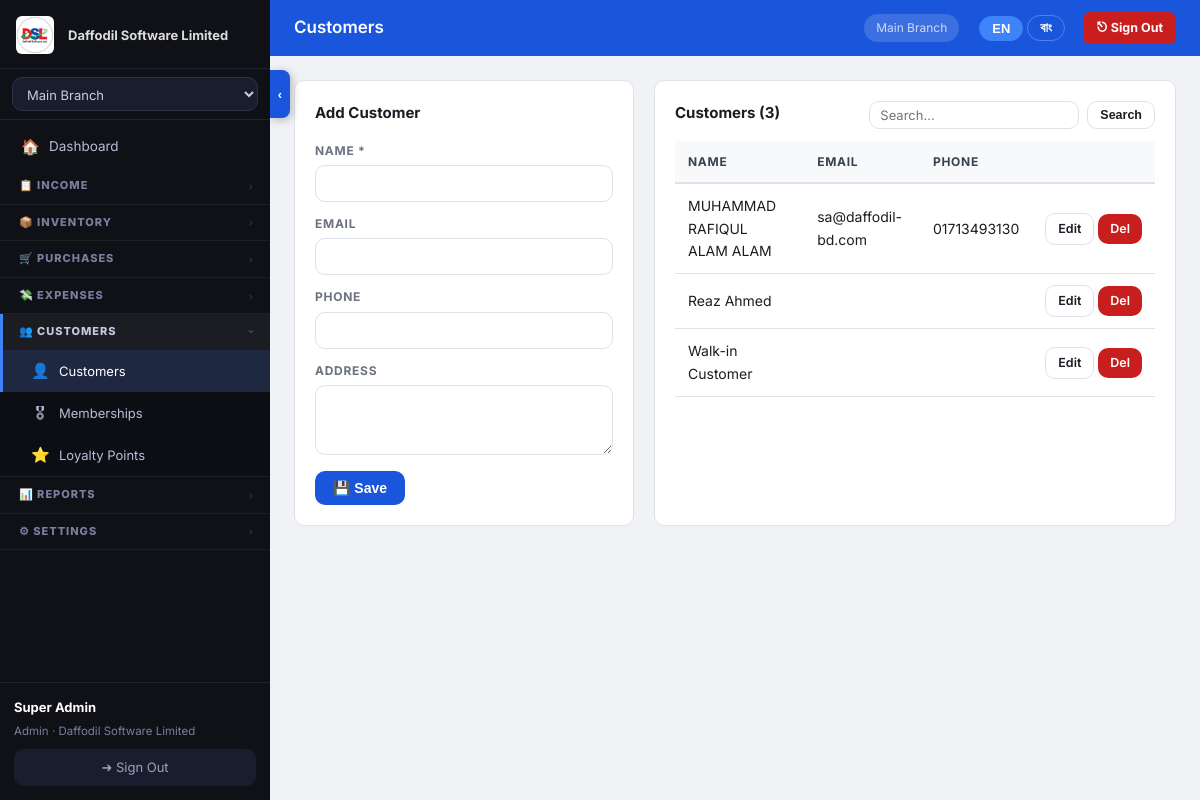
Screenshot of /public/customers.php (signed in) with the database file from the repository.
### tables this page shows
CREATE TABLE `company_settings` (
  `id` int(10) UNSIGNED NOT NULL,
  `tenant_id` int(10) UNSIGNED NOT NULL,
  `company_name` varchar(150) NOT NULL DEFAULT '',
  `address` text,
  `city` varchar(100) DEFAULT NULL,
  `country` varchar(100) DEFAULT NULL,
  `phone` varchar(50) DEFAULT NULL,
  `phone2` varchar(50) DEFAULT NULL,
  `email` varchar(150) DEFAULT NULL,
  `website` varchar(200) DEFAULT NULL,
  `logo_path` varchar(300) DEFAULT NULL,
  `currency` varchar(10) DEFAULT '$',
  `currency_code` varchar(5) DEFAULT 'USD',
  `tax_label` varchar(30) DEFAULT 'VAT',
  `invoice_prefix` varchar(10) DEFAULT 'INV',
  `footer_note` text,
  `updated_at` datetime DEFAULT CURRENT_TIMESTAMP ON UPDATE CURRENT_TIMESTAMP,
  `loyalty_earn_amount` decimal(10,2) NOT NULL DEFAULT '100.00',
  `loyalty_earn_points` int(11) NOT NULL DEFAULT '1',
  `loyalty_redeem_value` decimal(10,4) NOT NULL DEFAULT '1.0000',
  `loyalty_enabled` tinyint(1) NOT NULL DEFAULT '1',
  `loyalty_min_redeem` int(11) NOT NULL DEFAULT '10',
  `loyalty_expiry_days` int(11) NOT NULL DEFAULT '0'
);

CREATE TABLE `branches` (
  `id` int(10) UNSIGNED NOT NULL,
  `tenant_id` int(10) UNSIGNED NOT NULL,
  `name` varchar(120) NOT NULL,
  `address` text,
  `phone` varchar(30) DEFAULT NULL,
  `is_active` tinyint(1) DEFAULT '1',
  `branch_password` varchar(255) DEFAULT NULL,
  `created_at` datetime DEFAULT CURRENT_TIMESTAMP
);

CREATE TABLE `customers` (
  `id` int(10) UNSIGNED NOT NULL,
  `tenant_id` int(10) UNSIGNED NOT NULL,
  `name` varchar(120) NOT NULL,
  `email` varchar(150) DEFAULT NULL,
  `phone` varchar(30) DEFAULT NULL,
  `address` text,
  `loyalty_points` int(11) NOT NULL DEFAULT '0',
  `membership_tier_id` int(11) DEFAULT NULL,
  `membership_password` varchar(255) NOT NULL DEFAULT '',
  `created_at` datetime DEFAULT CURRENT_TIMESTAMP
);

### src/core.php (called while the page is built, shortened)
<?php
function db(): PDO {
    static $pdo = null;
    if ($pdo === null) {
        $dsn = sprintf('mysql:host=%s;dbname=%s;charset=%s', DB_HOST, DB_NAME, DB_CHARSET);
        $pdo = new PDO($dsn, DB_USER, DB_PASS, [
            PDO::ATTR_ERRMODE            => PDO::ERRMODE_EXCEPTION,
            PDO::ATTR_DEFAULT_FETCH_MODE => PDO::FETCH_ASSOC,
            PDO::ATTR_EMULATE_PREPARES   => false,
        ]);
    }
    return $pdo;
}
function auth(): array|null {
    return $_SESSION['pos_user'] ?? null;
}
function brid(): int { return (int)($_SESSION['active_branch'] ?? 0); }
function get_branches(): array {
    $u = auth();
    if ($u['branch_id']) {
        $s = db()->prepare('SELECT * FROM branches WHERE id=? AND tenant_id=? AND is_active=1');
        $s->execute([$u['branch_id'], $u['tenant_id']]);
    } else {
        $s = db()->prepare('SELECT * FROM branches WHERE tenant_id=? AND is_active=1 ORDER BY name');
        $s->execute([$u['tenant_id']]);
    }
    return $s->fetchAll();
}
function h(mixed $v): string { return htmlspecialchars((string)$v, ENT_QUOTES, 'UTF-8'); }

### public/customers.php (the view, shortened to what this page needs)
<?php
require_once __DIR__ . '/../src/core.php';
$page_title = 'Customers';
$tid = tid();
$edit = null;
$search = trim($_GET['q'] ?? '');
$where  = 'tenant_id=?'; $params = [$tid];
$rows = db()->prepare("SELECT * FROM customers WHERE $where ORDER BY name");
$rows->execute($params); $customers = $rows->fetchAll();
?>
<div style="display:grid;grid-template-columns:340px 1fr;gap:20px">
  <div class="card">
    <div class="card-title"><?= $edit ? 'Edit Customer' : 'Add Customer' ?></div>
    <form method="post">
      <div class="form-group" style="margin-bottom:12px">
        <label>Name *</label>
        <input type="text" name="name" required value="<?= h($edit['name']??'') ?>">
      </div>
      <div class="form-group" style="margin-bottom:12px">
        <label>Email</label>
        <input type="email" name="email" value="<?= h($edit['email']??'') ?>">
      </div>
      <div class="form-group" style="margin-bottom:12px">
        <label>Phone</label>
        <input type="text" name="phone" value="<?= h($edit['phone']??'') ?>">
      </div>
      <div class="form-group" style="margin-bottom:16px">
        <label>Address</label>
        <textarea name="address" rows="2"><?= h($edit['address']??'') ?></textarea>
      </div>
      <div style="display:flex;gap:8px">
        <button class="btn btn-primary">💾 Save</button>
      </div>
    </form>
  </div>
  <div class="card">
    <div class="card-title">
      Customers (<?= count($customers) ?>)
      <form method="get" style="display:inline-flex;gap:8px;float:right">
        <input type="text" name="q" value="<?= h($search) ?>" placeholder="Search..." style="padding:5px 10px;font-size:13px">
        <button class="btn btn-outline btn-sm">Search</button>
      </form>
    </div>
    <div class="table-wrap">
      <table>
        <thead><tr><th>Name</th><th>Email</th><th>Phone</th><th></th></tr></thead>
        <tbody>
        <?php foreach ($customers as $c): ?>
          <tr>
            <td><?= h($c['name']) ?></td>
            <td><?= h($c['email']) ?></td>
            <td><?= h($c['phone']) ?></td>
            <td style="white-space:nowrap">
              <a href="?edit=<?= $c['id'] ?>" class="btn btn-outline btn-sm">Edit</a>
              <a href="?delete=<?= $c['id'] ?>" class="btn btn-danger btn-sm"
                 onclick="return confirm('Delete this customer?')">Del</a>
            </td>
          </tr>
        <?php endforeach; ?>
        </tbody>
      </table>
    </div>
  </div>
</div>
<?php
$content = ob_get_clean();
include __DIR__ . '/../templates/layout.php';

### templates/layout.php (shortened to what this page needs)
<?php
$user             = auth();
$branches         = get_branches();
$active_branch    = brid();
$cs_stmt          = db()->prepare('SELECT * FROM company_settings WHERE tenant_id=?');
$cs_stmt->execute([tid()]);
$cs               = $cs_stmt->fetch() ?: [];
$app_display_name = !empty($cs['company_name']) ? $cs['company_name'] : APP_NAME;
$logo_url         = '';
if (!empty($cs['logo_path'])) $logo_url = APP_URL . '/' . ltrim($cs['logo_path'], '/');
?><!DOCTYPE html>
<html lang="en" id="html-root" data-lang="en">
<head>
<link rel="stylesheet" href="<?= APP_URL ?>/assets/style.css">
</head>
<body class="<?= (isset($_COOKIE['sidebar_collapsed']) && $_COOKIE['sidebar_collapsed']==='1') ? 'sidebar-collapsed' : '' ?>">
<aside class="sidebar" id="sidebar">
  <div class="sidebar-logo">
    <?php if ($logo_url): ?>
      <img src="<?= h($logo_url) ?>" style="height:38px;max-width:130px;object-fit:contain;border-radius:6px">
      <span class="nav-text sidebar-logo-text" style="font-size:13px;opacity:.85;margin-left:4px"><?= h($app_display_name) ?></span>
    <?php else: ?>
      <span style="font-size:26px;color:#3f83f8;flex-shrink:0">⬡</span>
      <span class="nav-text sidebar-logo-text" style="font-size:15px;font-weight:800"><?= h($app_display_name) ?></span>
    <?php endif; ?>
  </div>
  <form method="post" action="<?= APP_URL ?>/branch-switch.php" class="branch-form">
    <select name="branch_id" onchange="this.form.submit()" class="branch-select">
      <?php foreach ($branches as $b): ?>
        <option value="<?= $b['id'] ?>" <?= $b['id']==$active_branch?'selected':'' ?>><?= h($b['name']) ?></option>
      <?php endforeach; ?>
    </select>
  </form>
  <nav class="nav">
    <?php $p = basename($_SERVER['PHP_SELF']); ?>
    <a href="<?= APP_URL ?>/index.php"
       class="nav-link <?= $p==='index.php'?'active':'' ?>"
       title="Dashboard">
      <span class="nav-icon">🏠</span>
      <span class="nav-text"><span class="t-en">Dashboard</span><span class="t-bn">ড্যাশবোর্ড</span></span>
    </a>
    <div class="nav-group <?= in_array($p,['pos.php','income.php','income-add.php','sales-returns.php','sales-return-add.php'])?'open':'' ?>" id="group-income">
      <div class="nav-group-header" onclick="toggleNavGroup('group-income')">
        <div class="nav-section">
          <span class="nav-text"><span class="t-en">📋 INCOME</span><span class="t-bn">📋 আয়</span></span>
        </div>
        <span class="nav-group-arrow">›</span>
      </div>
    </div>
    <div class="nav-group <?= in_array($p,['items.php','item-add.php','barcode-print.php','inventory-report.php','stock-transfers.php','stock-transfer-add.php'])?'open':'' ?>" id="group-inventory">
      <div class="nav-group-header" onclick="toggleNavGroup('group-inventory')">
        <div class="nav-section">
          <span class="nav-text"><span class="t-en">📦 INVENTORY</span><span class="t-bn">📦 স্টক</span></span>
        </div>
        <span class="nav-group-arrow">›</span>
      </div>
    </div>
    <div class="nav-group <?= in_array($p,['purchases.php','purchase-add.php','purchase-returns.php','purchase-return-add.php'])?'open':'' ?>" id="group-purchases">
      <div class="nav-group-header" onclick="toggleNavGroup('group-purchases')">
        <div class="nav-section">
          <span class="nav-text"><span class="t-en">🛒 PURCHASES</span><span class="t-bn">🛒 ক্রয়</span></span>
        </div>
        <span class="nav-group-arrow">›</span>
      </div>
    </div>
    <div class="nav-group <?= in_array($p,['expenses.php','expense-add.php','expense-categories.php'])?'open':'' ?>" id="group-expenses">
      <div class="nav-group-header" onclick="toggleNavGroup('group-expenses')">
        <div class="nav-section">
          <span class="nav-text"><span class="t-en">💸 EXPENSES</span><span class="t-bn">💸 খরচ</span></span>
        </div>
        <span class="nav-group-arrow">›</span>
      </div>
    </div>
    <div class="nav-group <?= in_array($p,['customers.php','memberships.php','membership-add.php','loyalty-points.php'])?'open':'' ?>" id="group-customers">
      <div class="nav-group-header" onclick="toggleNavGroup('group-customers')">
        <div class="nav-section">
          <span class="nav-text"><span class="t-en">👥 CUSTOMERS</span><span class="t-bn">👥 গ্রাহক</span></span>
        </div>
        <span class="nav-group-arrow">›</span>
      </div>
      <div class="nav-group-body">
        <a href="<?= APP_URL ?>/customers.php" class="nav-link <?= $p==='customers.php'?'active':'' ?>" title="Customers">
          <span class="nav-icon">👤</span><span class="nav-text"><span class="t-en">Customers</span><span class="t-bn">গ্রাহক তালিকা</span></span>
        </a>
        <a href="<?= APP_URL ?>/memberships.php" class="nav-link <?= in_array($p,['memberships.php','membership-add.php'])?'active':'' ?>" title="Memberships">
          <span class="nav-icon">🎖</span><span class="nav-text"><span class="t-en">Memberships</span><span class="t-bn">সদস্যপদ</span></span>
        </a>
        <a href="<?= APP_URL ?>/loyalty-points.php" class="nav-link <?= $p==='loyalty-points.php'?'active':'' ?>" title="Loyalty Points">
          <span class="nav-icon">⭐</span><span class="nav-text"><span class="t-en">Loyalty Points</span><span class="t-bn">লয়্যালটি পয়েন্ট</span></span>
        </a>
      </div>
    </div>
    <div class="nav-group <?= in_array($p,['report.php','report-sales.php','report-dues.php','report-supplier-dues.php','report-purchases.php','report-expenses.php'])?'open':'' ?>" id="group-reports">
      <div class="nav-group-header" onclick="toggleNavGroup('group-reports')">
        <div class="nav-section">
          <span class="nav-text"><span class="t-en">📊 REPORTS</span><span class="t-bn">📊 রিপোর্ট</span></span>
        </div>
        <span class="nav-group-arrow">›</span>
      </div>
    </div>
    <?php if (in_array($user['role'] ?? '', ['admin','superadmin'])): ?>
    <div class="nav-group <?= in_array($p,['users.php','branches.php','company-setup.php','admin-cms.php','activity-logs.php','superadmin.php','subscription.php'])?'open':'' ?>" id="group-settings">
      <div class="nav-group-header" onclick="toggleNavGroup('group-settings')">
        <div class="nav-section">
          <span class="nav-text"><span class="t-en">⚙ SETTINGS</span><span class="t-bn">⚙ সেটিংস</span></span>
        </div>
        <span class="nav-group-arrow">›</span>
      </div>
    </div>
    <?php endif; ?>
  </nav>
  <div class="sidebar-footer">
    <div class="user-badge">
      <strong class="nav-text"><?= h($user['name']) ?></strong>
      <span class="nav-text"><?= h(ucfirst($user['role'])) ?> · <?= h($app_display_name) ?></span>
    </div>
    <a href="<?= APP_URL ?>/logout.php" class="btn-logout" title="Sign Out">
      <span class="nav-text"><span class="t-en">➜ Sign Out</span><span class="t-bn">➜ সাইন আউট</span></span>
    </a>
  </div>
</aside>
<button class="sidebar-toggle-tab no-print" id="sidebarToggleTab"
        onclick="toggleSidebar()" title="Toggle sidebar">
  <span class="tab-arrow"></span>
</button>
<div class="main-wrap" id="mainWrap">
  <header class="top-bar">
    <h1 class="page-heading"><?= h($page_title ?? '') ?></h1>
    <span class="top-bar-branch"><?php
      foreach ($branches as $b) if ($b['id'] == $active_branch) echo h($b['name']);
    ?></span>
    <div class="lang-toggle no-print" style="margin-left:8px">
      <button class="lang-btn active" id="btn-lang-en" onclick="setLang('en')">EN</button>
      <button class="lang-btn"        id="btn-lang-bn" onclick="setLang('bn')">বাং</button>
    </div>
    <a href="<?= APP_URL ?>/logout.php" class="topbar-signout no-print"
       onclick="return confirm('Sign out?')" title="Sign Out">
      <span class="t-en">⎋ Sign Out</span><span class="t-bn">⎋ বের হন</span>
    </a>
  </header>
  <main class="content"><?= $content ?? '' ?></main>
</div>
</body>
</html>

### templates/layout.php (style rules this page uses)
:root { --sidebar-w: 270px; --sidebar-collapsed-w: 64px; --topbar-h: 58px; --transition: 0.25s cubic-bezier(.4,0,.2,1); }
.sidebar { width: var(--sidebar-w); transition: width var(--transition), transform var(--transition); overflow: hidden; position: fixed; top: 0; left: 0; height: 100vh; z-index: 200; display: flex; flex-direction: column; }
.sidebar .nav { flex: 1 1 0; overflow-y: auto; overflow-x: hidden; scrollbar-width: thin; scrollbar-color: #3a3d56 transparent; min-height: 0; }
.sidebar-logo { flex-shrink: 0; }
.branch-form { flex-shrink: 0; }
.sidebar-footer { flex-shrink: 0; }
.main-wrap { margin-left: var(--sidebar-w); transition: margin-left var(--transition); }
.sidebar-toggle-tab { position: fixed; top: calc(var(--topbar-h) + 12px); left: var(--sidebar-w); width: 20px; height: 48px; background: #1a56db; border-radius: 0 8px 8px 0; cursor: pointer; z-index: 300; display: flex; align-items: center; justify-content: center; transition: left var(--transition), background .15s; box-shadow: 2px 2px 8px rgba(0,0,0,.25); border: none; padding: 0; }
.sidebar-toggle-tab .tab-arrow { color: #fff; font-size: 13px; font-weight: 700; line-height: 1; transition: transform var(--transition); user-select: none; }
.sidebar-toggle-tab .tab-arrow::after { content: '‹'; }
.nav-group { border-bottom: 1px solid rgba(255,255,255,.06); }
.nav-group-header { width: 100%; display: flex; align-items: center; gap: 8px; padding: 9px 16px; background: none; border: none; cursor: pointer; color: #7b7e9e; font-size: 11px; font-weight: 800; text-transform: uppercase; letter-spacing: .09em; text-align: left; transition: background .12s, color .12s; border-left: 3px solid transparent; }
.nav-group.open .nav-group-header { color: #c5c8e0; background: rgba(255,255,255,.05); border-left-color: #3f83f8; }
.nav-group-arrow { margin-left: auto; font-size: 10px; transition: transform var(--transition); opacity: .5; }
.nav-group.open .nav-group-arrow { transform: rotate(90deg); opacity: 1; }
.nav-group-body { max-height: 0; overflow: hidden; background: rgba(0,0,0,.15); transition: max-height 0.28s cubic-bezier(.4,0,.2,1); }
.nav-group.open .nav-group-body { max-height: 600px; }
.nav-group-body .nav-link { padding-left: 28px; font-size: 13px; }
.topbar-signout { display: inline-flex; align-items: center; gap: 5px; padding: 6px 13px; background: #c81e1e; color: #fff; border-radius: 7px; font-size: 12.5px; font-weight: 700; text-decoration: none; white-space: nowrap; margin-left: 6px; transition: background .15s, transform .1s; flex-shrink: 0; }

### rows the page displays
company_settings: logo_path (picture), company_name "Daffodil Software Limited"
branches: name "Main Branch"
customers: name "MUHAMMAD RAFIQUL ALAM ALAM", email "sa@daffodil-bd.com", phone "01713493130"
customers: name "Reaz Ahmed"
customers: name "Walk-in Customer"

### other values shown
$user['name'] "Super Admin"
$user['role'] "Admin"
$page_title "Customers"
count($customers) "3"
form field branch_id "Main Branch"
